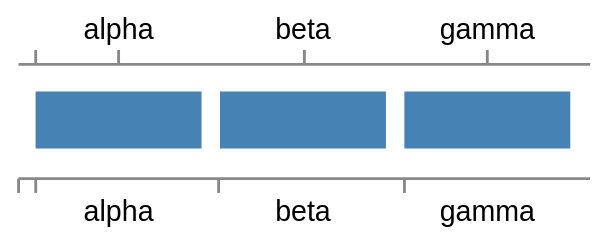

Specify this chart in Vega-Lite:
### Vega specification from a JSON file in a GitHub repository (floating-point values rounded to 4 significant figures)
{"width": 200, "height": 40, "padding": 5, "data": [{"name": "d", "values": [{"k": "alpha"}, {"k": "beta"}, {"k": "gamma"}]}], "scales": [{"name": "x", "type": "band", "domain": {"data": "d", "field": "k"}, "range": "width", "padding": 0.1}], "axes": [{"orient": "bottom", "scale": "x", "tickExtra": true, "bandPosition": 0}, {"orient": "top", "scale": "x", "tickExtra": true, "bandPosition": 0.5}], "marks": [{"type": "rect", "from": {"data": "d"}, "encode": {"enter": {"x": {"scale": "x", "field": "k", "band": 0}, "width": {"scale": "x", "band": 1}, "y": {"value": 10}, "height": {"value": 20}, "fill": {"value": "steelblue"}}}}]}
